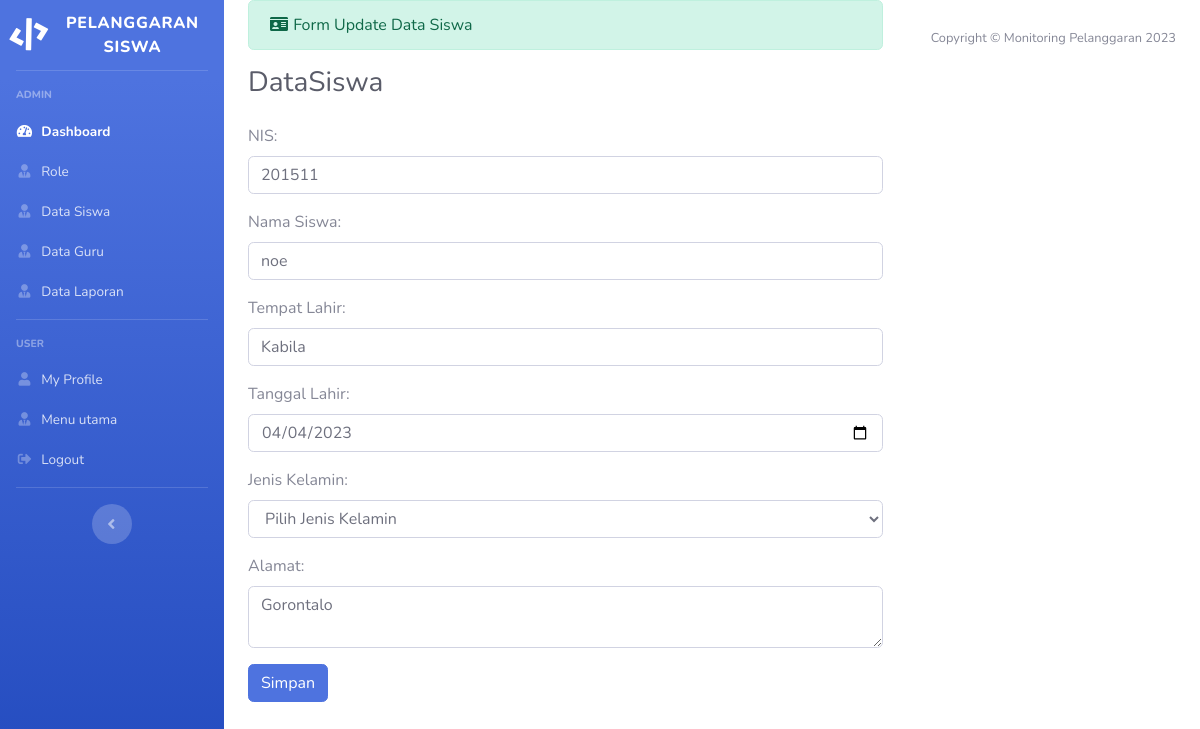
/operator/UpdateSiswa/201511, run on the app's committed database.
### tables this page shows
CREATE TABLE `t_datasiswa` (
  `id_siswa` int(10) NOT NULL,
  `nis` int(10) NOT NULL,
  `nama_siswa` varchar(50) NOT NULL,
  `tempat_lahir` varchar(50) NOT NULL,
  `tanggal_lahir` date NOT NULL,
  `jenis_kelamin` enum('pria','wanita') NOT NULL,
  `alamat` varchar(50) NOT NULL,
  `id_kelas` int(10) NOT NULL
);

### application/controllers/Operator.php (called while the page is built, shortened)
<?php
class Operator extends CI_Controller
{
    public function __construct()
    {
        $this->load->model('M_operator');
    }
    public function UpdateSiswa($nis)
    {
        $data['title'] = 'DataSiswa';
        $data['user'] = $this->db->get_where('user', ['email' => $this->session->userdata('email')])->row_array();
        $where = array('nis' => $nis);
        $data['DataSiswa'] = $this->M_operator->edit_data($where, 't_datasiswa')->result();
        $this->load->view('templates/header', $data);
        $this->load->view('templates/sidebarope');
        $this->load->view('admin/updatesiswa', $data);
        $this->load->view('templates/footer');
    }
}

### index.php (called while the page is built, shortened)
<?php
require_once BASEPATH.'core/CodeIgniter.php';

### application/models/M_operator.php (called while the page is built, shortened)
<?php
class M_operator extends CI_Model
{
    public function edit_data($where, $table)
    {
        return $this->db->get_where($table, $where);
    }
}

### application/views/admin/updatesiswa.php (the view, shortened to what this page needs)
<div class="container-fluid">
    <div class="alert alert-success" role="alert">
        <i class="fas fa-fw fa-duotone fa-id-card"></i> Form Update Data Siswa
    </div>
    <h1 class="h3 mb-4 text-gray-800"><?= $title; ?></h1>
    <?php foreach ($DataSiswa as $ds) { ?>
        <form method="post" action="<?php echo base_url('admin/update_aksi') ?>">
            <div class="form-group">
                <label>NIS:</label>
                <input type="text" name="nis" class="form-control" value="<?php echo $ds->nis ?>">
            </div>
            <div class="form-group">
                <label>Nama Siswa:</label>
                <input type="text" class="form-control" name="nama_siswa" value="<?php echo $ds->nama_siswa ?>">
            </div>
            <div class="form-group">
                <label>Tempat Lahir:</label>
                <input type="text" class="form-control" name="tempat_lahir" value="<?php echo $ds->tempat_lahir ?>">
            </div>
            <div class="form-group">
                <label>Tanggal Lahir:</label>
                <input type="date" class="form-control" name="tanggal_lahir" value="<?php echo $ds->tanggal_lahir ?>">
            </div>
            <div class="form-group">
                <label>Jenis Kelamin:</label>
                <select class="form-control" name="jenis_kelamin">
                    <option value="">Pilih Jenis Kelamin</option>
                </select>
            </div>
            <div class="form-group">
                <label>Alamat:</label>
                <textarea class="form-control" name="alamat"><?php echo $ds->alamat ?></textarea>
            </div>
            <button type="submit" class="btn btn-primary updateBtn">Simpan</button>
        </form>
    <?php } ?>
</div>

### data on the page
t_datasiswa: nis "201511", nama_siswa "noe", tempat_lahir "Kabila", tanggal_lahir "04/04/2023", alamat "Gorontalo"

### other printed values
$title "DataSiswa"
